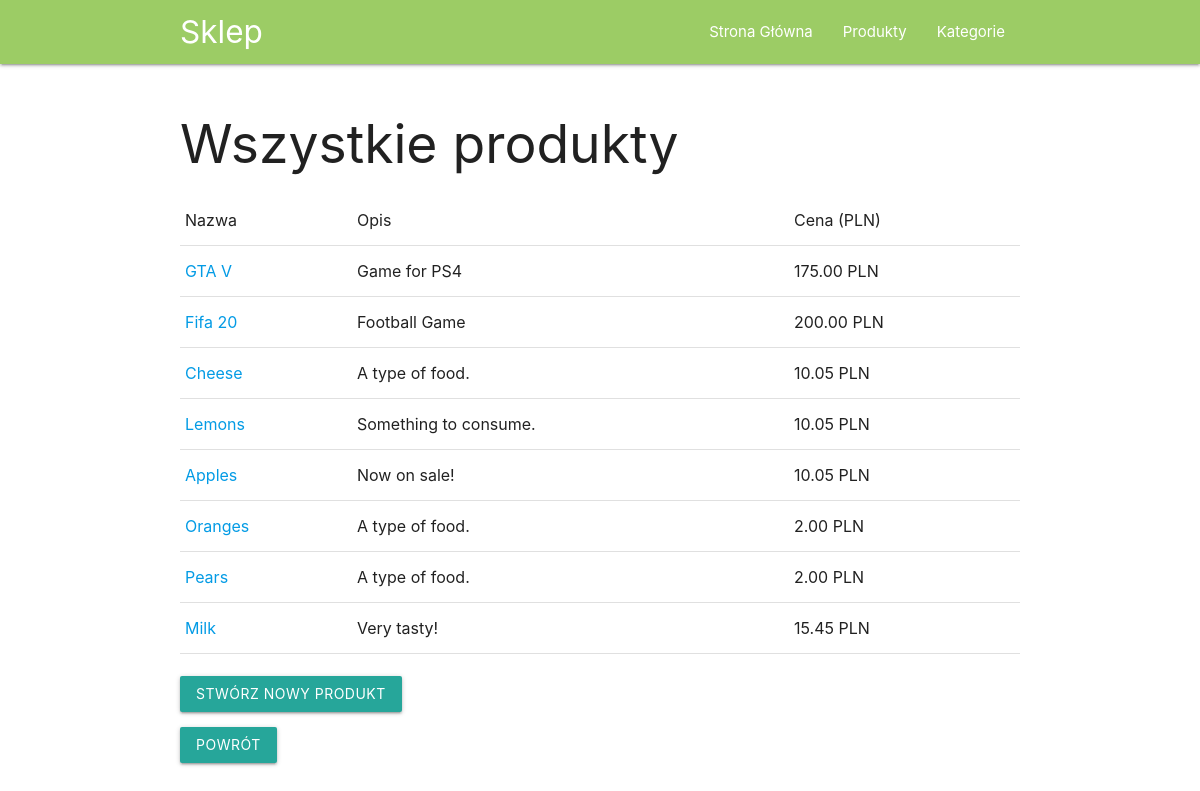
The page /product/list/ on the database its author committed.
### product_manager/models.py (models this page shows, shortened)
class Product(models.Model):
    name = models.CharField(max_length=155)
    slug = extension_fields.AutoSlugField(populate_from='name', blank=True)
    description = models.TextField(max_length=250)
    price = models.DecimalField(max_digits=8, decimal_places=2)
    category = models.ForeignKey(
        'Category',
        on_delete=models.CASCADE,
        related_name='category'
    )
    class Meta:
        ordering = ('-pk',)
    def __str__(self):
        return u'%s' % self.name
    def get_absolute_url(self):
        return reverse('product_manager_product_detail', args=(self.slug,))

### product_manager/views.py (the view)
# urls.py: path('product/list/', views.ProductListView.as_view(), name='product_manager_product_list'),
class ProductListView(ListView):
    model = Product

### product_manager/templates/product_manager/product_list.html
{% extends "base.html" %}
{% load static %}
{% block content %}
	<h2>Wszystkie produkty</h2>
	<table class="table">
		<tr>
			<td>Nazwa</td>
		    <td>Opis</td>
		    <td>Cena (PLN)</td>
		</tr>
		{% for object in object_list %}
			<tr>
			    <td><a href="{{object.get_absolute_url}}">{{object}}</a></td>
			    <td>{{ object.description }}</td>
			    <td>{{ object.price }} PLN</td>
			</tr>
		{% endfor %}
	</table>
	<br>
	<a class="btn btn-primary" href="{% url 'product_manager_product_create' %}">Stwórz Nowy Produkt</a>
	<p><a class="btn btn-default" href="{% url 'index' %}">Powrót</a></p>
{% endblock %}

### product_manager/templates/base.html (shortened to what this page needs)
<html>
	<head>
		<link rel="stylesheet" href="https://cdnjs.cloudflare.com/ajax/libs/materialize/1.0.0/css/materialize.min.css">
	</head>
	<body>
		<nav class="light-green lighten-1" role="navigation">
			<div class="nav-wrapper container"><a id="logo-container" href="/product/" class="brand-logo">Sklep</a>
				<ul class="right hide-on-med-and-down">
					<li>
						<a href="/product/">Strona Główna</a>
					</li>
					<li>
						<a href="/product/list/">Produkty</a>
					</li>
					<li>
						<a href="/category/">Kategorie</a>
					</li>
				</ul>
		    </div>
	    </nav>
	    <div class="container">
	    	<div class="section">
	    		{% block content %} Wystąpił błąd. Proszę skontaktuj się z nami. {% endblock %}
	    	</div>
    	</div>
	</body>
</html>

### rows shown on the page
Product: name "GTA V", description "Game for PS4", price "175.00"
Product: name "Fifa 20", description "Football Game", price "200.00"
Product: name "Cheese", description "A type of food.", price "10.05"
Product: name "Lemons", description "Something to consume.", price "10.05"
Product: name "Apples", description "Now on sale!", price "10.05"
Product: name "Oranges", description "A type of food.", price "2.00"
Product: name "Pears", description "A type of food.", price "2.00"
Product: name "Milk", description "Very tasty!", price "15.45"
